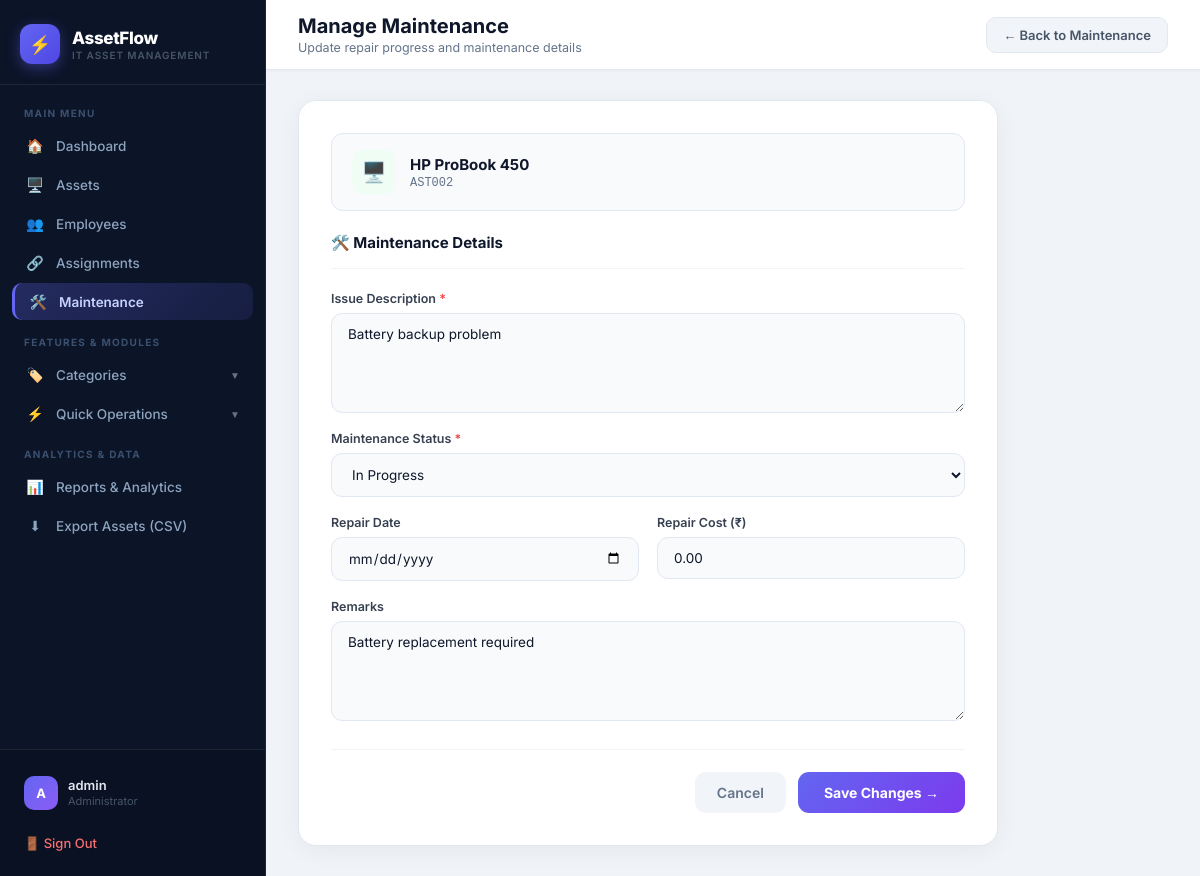
The app's page /maintenance/edit/2/ (signed in) with its own data.
### assets/models.py (models this page shows, shortened)
class Maintenance(models.Model):
    STATUS_CHOICES = [
        ('Open', 'Open'),
        ('In Progress', 'In Progress'),
        ('Completed', 'Completed'),
        ('Retired', 'Retired'),
    ]
    asset = models.ForeignKey(Asset, on_delete=models.PROTECT)
    issue = models.TextField()
    reported_date = models.DateField()
    repair_date = models.DateField(null=True, blank=True)
    repair_cost = models.DecimalField(
        max_digits=10,
        decimal_places=2,
        default=0
    )
    status = models.CharField(
        max_length=20,
        choices=STATUS_CHOICES,
        default='Open'
    )
    remarks = models.TextField(blank=True)

class Asset(models.Model):
    STATUS_CHOICES = [
        ('Available', 'Available'),
        ('Assigned', 'Assigned'),
        ('Maintenance', 'Maintenance'),
        ('Retired', 'Retired'),
    ]
    asset_name = models.CharField(max_length=150)
    asset_code = models.CharField(max_length=50, unique=True)
    category = models.ForeignKey(Category, on_delete=models.PROTECT)
    brand = models.CharField(max_length=100)
    purchase_date = models.DateField()
    purchase_price = models.DecimalField(max_digits=10, decimal_places=2)
    status = models.CharField(
        max_length=20,
        choices=STATUS_CHOICES,
        default='Available'
    )

### assets/views.py (the view, shortened to what this page needs)
# urls.py: path('maintenance/edit/<int:id>/', views.edit_maintenance, name='edit_maintenance'),
@login_required(login_url='login')
def edit_maintenance(request, id):
    maintenance = get_object_or_404(Maintenance, id=id)
    return render(
        request,
        "assets/edit_maintenance.html",
        {"maintenance": maintenance}
    )

### assets/templates/assets/edit_maintenance.html (shortened to what this page needs)
{% extends "assets/base.html" %}
{% block nav_maintenance %}active{% endblock %}
{% block page_title %}Manage Maintenance{% endblock %}
{% block page_subtitle %}Update repair progress and maintenance details{% endblock %}
{% block topbar_actions %}
    <a href="{% url 'maintenance_list' %}" class="btn-secondary">← Back to Maintenance</a>
{% endblock %}
{% block content %}
<div class="form-card" style="max-width:700px;">
    <div class="asset-info-box">
        <div class="asset-info-icon">🖥️</div>
        <div>
            <div class="asset-info-name">{{ maintenance.asset.asset_name }}</div>
            <div class="asset-info-code">{{ maintenance.asset.asset_code }}</div>
        </div>
    </div>
    <div class="form-card-title">🛠️ Maintenance Details</div>
    <form method="POST">
        <div class="form-group" style="margin-bottom:18px;">
            <label>Issue Description <span class="req">*</span></label>
            <textarea name="issue" required placeholder="Describe the issue...">{{ maintenance.issue }}</textarea>
        </div>
        <div class="form-group" style="margin-bottom:18px;">
            <label>Maintenance Status <span class="req">*</span></label>
            <select name="status" required>
                <option value="In Progress" {% if maintenance.status == "In Progress" %}selected{% endif %}>In Progress</option>
            </select>
        </div>
        <div class="form-grid">
            <div class="form-group">
                <label>Repair Date</label>
                <input type="date" name="repair_date" value="{{ maintenance.repair_date|date:'Y-m-d' }}">
            </div>
            <div class="form-group">
                <label>Repair Cost (₹)</label>
                <input type="number" name="repair_cost" step="0.01" min="0" value="{{ maintenance.repair_cost }}" placeholder="Enter repair cost">
            </div>
        </div>
        <div class="form-group" style="margin-top:18px;margin-bottom:0;">
            <label>Remarks</label>
            <textarea name="remarks" placeholder="Add repair details or remarks...">{{ maintenance.remarks }}</textarea>
        </div>
        <div class="form-actions">
            <a href="{% url 'maintenance_list' %}" class="btn-cancel">Cancel</a>
            <button type="submit" class="btn-save">Save Changes →</button>
        </div>
    </form>
</div>
{% endblock %}

### assets/templates/assets/base.html (shortened to what this page needs)
<!DOCTYPE html>
<html lang="en">
<head>
</head>
<body>
<aside class="sidebar" id="sidebar">
    <div class="sidebar-brand">
        <div class="sidebar-icon">⚡</div>
        <div class="sidebar-brand-text">
            <div class="name">AssetFlow</div>
            <div class="sub">IT Asset Management</div>
        </div>
    </div>
    <nav class="sidebar-nav">
        <div class="nav-label">Main Menu</div>
        <a href="{% url 'dashboard' %}" class="nav-a {% block nav_dashboard %}{% endblock %}"><span class="ico">🏠</span> <span>Dashboard</span></a>
        <a href="{% url 'assets_list' %}" class="nav-a {% block nav_assets %}{% endblock %}"><span class="ico">🖥️</span> <span>Assets</span></a>
        <a href="{% url 'employees_list' %}" class="nav-a {% block nav_employees %}{% endblock %}"><span class="ico">👥</span> <span>Employees</span></a>
        <a href="{% url 'assignments_list' %}" class="nav-a {% block nav_assignments %}{% endblock %}"><span class="ico">🔗</span> <span>Assignments</span></a>
        <a href="{% url 'maintenance_list' %}" class="nav-a {% block nav_maintenance %}{% endblock %}"><span class="ico">🛠️</span> <span>Maintenance</span></a>
        <div class="nav-label">Features &amp; Modules</div>
        <div class="nav-a nav-toggle-btn {% block nav_categories_open %}{% endblock %}" onclick="toggleSubNav('cat-subnav', this)">
            <div style="display:flex;align-items:center;gap:11px;">
                <span class="ico">🏷️</span> <span>Categories</span>
            </div>
            <span class="nav-toggle-arrow">▼</span>
        </div>
        <div class="nav-a nav-toggle-btn {% block nav_quick_open %}{% endblock %}" onclick="toggleSubNav('actions-subnav', this)">
            <div style="display:flex;align-items:center;gap:11px;">
                <span class="ico">⚡</span> <span>Quick Operations</span>
            </div>
            <span class="nav-toggle-arrow">▼</span>
        </div>
        <div class="nav-label">Analytics &amp; Data</div>
        <a href="{% url 'reports' %}" class="nav-a {% block nav_reports %}{% endblock %}"><span class="ico">📊</span> <span>Reports &amp; Analytics</span></a>
        <a href="{% url 'export_assets_csv' %}" class="nav-a {% block nav_export %}{% endblock %}"><span class="ico">⬇</span> <span>Export Assets (CSV)</span></a>
    </nav>
    <div class="sidebar-bottom">
        <div class="user-card">
            <div class="user-av">{{ request.user.username|slice:":1"|upper }}</div>
            <div>
                <div class="user-name">{{ request.user.username }}</div>
                <div class="user-role">Administrator</div>
            </div>
        </div>
        <a href="{% url 'logout' %}" class="logout-a">🚪 Sign Out</a>
    </div>
</aside>
<main class="main">
    <header class="topbar">
        <div style="display:flex;align-items:center;gap:14px;">
            <div class="tb-left">
                <h1>{% block page_title %}AssetFlow{% endblock %}</h1>
                <p>{% block page_subtitle %}{% endblock %}</p>
            </div>
        </div>
        <div class="tb-right">{% block topbar_actions %}{% endblock %}</div>
    </header>
    <div class="content">
        {% block content %}{% endblock %}
    </div>
</main>
</body>
</html>

### records on screen
Maintenance: asset.asset_name "HP ProBook 450", asset.asset_code "AST002", issue "Battery backup problem", status "In Progress", repair_cost "0.00", remarks "Battery replacement required"

### other values on screen
{{ request.user.username|slice:":1"|upper }} "A"
{{ request.user.username }} "admin"
